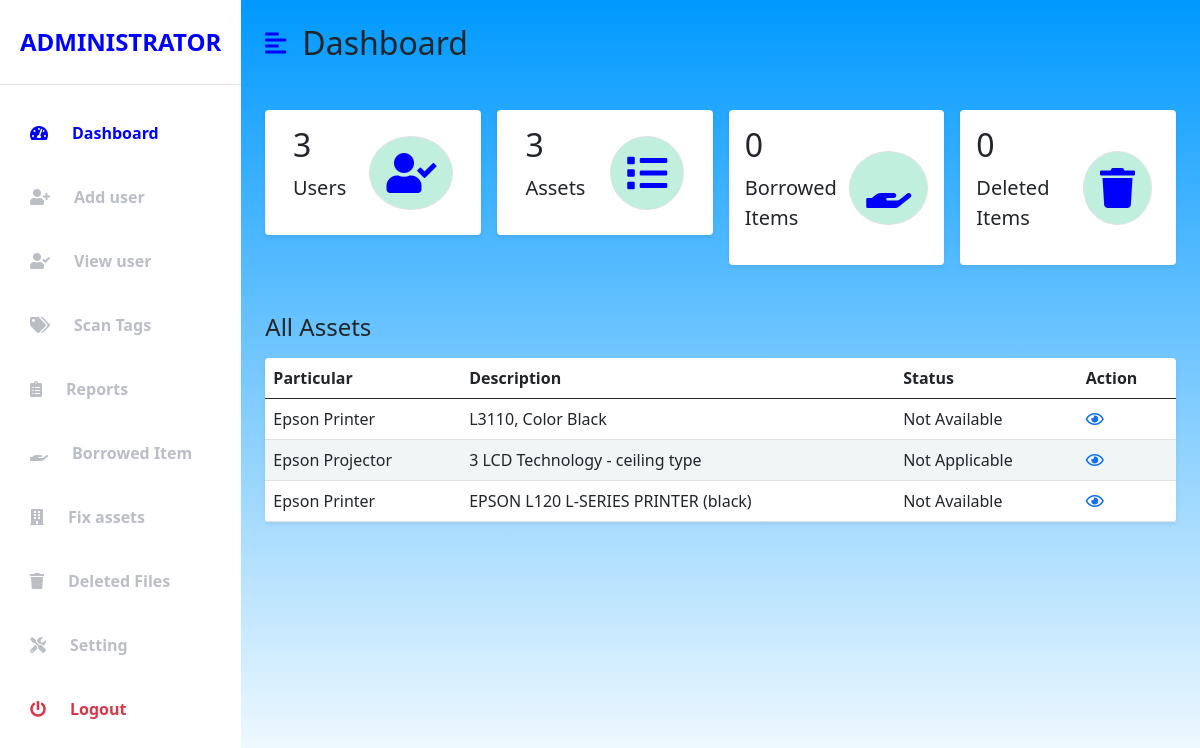
Page /admin.php (signed in) on the committed database.
### tables this page shows
CREATE TABLE `item` (
  `item_id` int(12) NOT NULL,
  `rfid` int(255) NOT NULL,
  `barcode` varchar(255) NOT NULL,
  `sn` varchar(255) NOT NULL,
  `pcode` varchar(255) NOT NULL,
  `particular` varchar(255) NOT NULL,
  `description` varchar(255) NOT NULL,
  `qty` int(255) NOT NULL,
  `amount` decimal(12,2) NOT NULL,
  `department` varchar(255) NOT NULL,
  `building` varchar(255) NOT NULL,
  `officeroom` varchar(255) NOT NULL,
  `issuedto` varchar(255) NOT NULL,
  `dateacq` varchar(255) NOT NULL,
  `licensed` int(255) NOT NULL,
  `status` varchar(255) NOT NULL,
  `remark` varchar(255) NOT NULL
);

### admin.php (the view, shortened to what this page needs)
<!DOCTYPE html>
<html lang="en">
<head>
    <link href="https://cdn.jsdelivr.net/npm/bootstrap@5.0.0-beta3/dist/css/bootstrap.min.css" rel="stylesheet" />
    <link rel="stylesheet" href="https://cdnjs.cloudflare.com/ajax/libs/font-awesome/5.15.3/css/all.min.css" />
    <link rel="stylesheet" href="css/admin.css" />
</head>
<body>
    <div class="d-flex" id="wrapper">
        <div class="bg-white" id="sidebar-wrapper">
            <div class="sidebar-heading text-center py-4 primary-text fs-4 fw-bold text-uppercase border-bottom">ADMINISTRATOR</div>
            <div class="list-group list-group-flush my-3">
                <a href="admin.php" 		class="list-group-item list-group-item-action bg-transparent second-text active"><i  class="fas fa-tachometer-alt me-4"></i>Dashboard</a>
                <a href="adminadduser.php" 	class="list-group-item list-group-item-action bg-transparent second-text fw-bold"><i class="fas fa-user-plus me-4"></i>Add user</a>
                <a href="adminviewuser.php" class="list-group-item list-group-item-action bg-transparent second-text fw-bold"><i class='fas fa-user-check me-4'></i>View user</a>
				<a href="adminscantags.php" class="list-group-item list-group-item-action bg-transparent second-text fw-bold"><i class="fa fa-tags me-4"></i></i>Scan Tags</a>
                <a href="#" 				class="list-group-item list-group-item-action bg-transparent second-text fw-bold"><i class='fas fa-clipboard-list me-4'></i>Reports</a>
                <a href="#" class="list-group-item list-group-item-action bg-transparent second-text fw-bold"><i class='fas fa-hand-holding me-4'></i>Borrowed Item</a>
                <a href="#" class="list-group-item list-group-item-action bg-transparent second-text fw-bold"><i class='fa fa-building me-4'></i></i>Fix assets</a>
                <a href="#" class="list-group-item list-group-item-action bg-transparent second-text fw-bold"><i class='fa fa-trash me-4'></i>Deleted Files</a>
                <a href="#" class="list-group-item list-group-item-action bg-transparent second-text fw-bold"><i class='fas fa-tools me-4'></i>Setting</a>
                <a href="logout.php" class="list-group-item list-group-item-action bg-transparent text-danger fw-bold"><i class="fas fa-power-off me-4"></i>Logout</a>
            </div>
        </div>
        <div id="page-content-wrapper">
            <nav class="navbar navbar-expand-lg navbar-light bg-transparent py-4 px-4">
                <div class="d-flex align-items-center">
                    <i class="fas fa-align-left primary-text fs-4 me-3" id="menu-toggle"></i>
                    <h2 class="fs-2 m-0">Dashboard</h2>
                </div>
            </nav>
            <div class="container-fluid px-4">
                <div class="row g-3 my-2">
                    <div class="col-md-3">
                        <div class="p-3 bg-white shadow-sm d-flex justify-content-around align-items-center rounded">
                            <div>
								<?php
								require('db.php');
								$query1=mysqli_query($con,"Select num from user") or die ("Database query failed: $query1" . mysqli_error());
								$count = mysqli_num_rows($query1);
								?>
								<h3 class="fs-2"><?php echo $count; ?></h3>
								<p class="fs-5">Users</p>
                            </div>
                            <i class="fas fa-user-check fs-1 primary-text border rounded-full secondary-bg p-3"></i>
                        </div>
                    </div>
                    <div class="col-md-3">
                        <div class="p-3 bg-white shadow-sm d-flex justify-content-around align-items-center rounded">
                            <div>
								<?php
								$query2=mysqli_query($con,"Select item_id from item") or die ("Database query failed: $query2" . mysqli_error());
								$count2 = mysqli_num_rows($query2);
								?>
                                <h3 class="fs-2"><?php echo $count2; ?></h3>
                                <p class="fs-5">Assets</p>
                            </div>
                            <i class="fa fa-list fs-1 primary-text border rounded-full secondary-bg p-3"></i>
                        </div>
                    </div>
                    <div class="col-md-3">
                        <div class="p-3 bg-white shadow-sm d-flex justify-content-around align-items-center rounded">
                            <div>
                                <h3 class="fs-2">0</h3>
                                <p class="fs-5">Borrowed Items</p>
                            </div>
                            <i class="fas fa-hand-holding fs-1 primary-text border rounded-full secondary-bg p-3"></i>
                        </div>
                    </div>
                    <div class="col-md-3">
                        <div class="p-3 bg-white shadow-sm d-flex justify-content-around align-items-center rounded">
                            <div>
                                <h3 class="fs-2">0</h3>
                                <p class="fs-5">Deleted Items</p>
                            </div>
                            <i class="fa fa-trash me-2 fs-1 primary-text border rounded-full secondary-bg p-3"></i>
                        </div>
                    </div>
                </div>
                <div class="row my-5">
                    <h3 class="fs-4 mb-3">All Assets</h3>
                    <div class="col">
                        <table class="table bg-white rounded shadow-sm  table-hover">
                            <thead>
                                <tr>
									<th scope="col">Particular</th>
									<th scope="col">Description</th>
									<th scope="col">Status</th>
									<th scope="col">Action</th>
                                </tr>
                            </thead>
                            <tbody>
                               	<?php
								$sql = "SELECT * FROM item";
								$result = $con->query($sql);
								if ($result->num_rows > 0) {
								while($row = $result->fetch_assoc()) {
								?>
								<td><?php echo $row['particular'];?></td>
								<td><?php echo $row['description'];?></td>
								<td><?php echo $row['status'];?></td>
								<td><a href="adminviewmore.php?item_id=<?php echo($row['item_id']);?>" /><i class="far fa-eye"></i></a></td></tr>
								<?php
								}
								echo "</tbody></table>";
								} else { echo "0 results"; }
								?>
                    </div>
                </div>
            </div>
        </div>
    </div>
</body>
</html>

### css/admin.css (style rules this page uses)
:root { --main-bg-color: #009d6; --main-text-color: blue; --second-text-color: #bbbec5; --second-bg-color: #c1efde; }
.primary-text { color: var(--main-text-color); }
.second-text { color: var(--second-text-color); }
.secondary-bg { background-color: var(--second-bg-color); }
.rounded-full { border-radius: 100%; }
#wrapper { overflow-x: hidden; background-image: linear-gradient(to bottom, #0099ff 0%, #fff 100%); }
#sidebar-wrapper { min-height: 100vh; margin-left: -15rem; -webkit-transition: margin 0.25s ease-out; -moz-transition: margin 0.25s ease-out; -o-transition: margin 0.25s ease-out; transition: margin 0.25s ease-out; }
#sidebar-wrapper .sidebar-heading { padding: 0.875rem 1.25rem; font-size: 1.2rem; }
#sidebar-wrapper .list-group { width: 15rem; }
#page-content-wrapper { min-width: 100vw; }
#menu-toggle { cursor: pointer; }
.list-group-item { border: none; padding: 20px 30px; }
.list-group-item.active { background-color: transparent; color: var(--main-text-color); font-weight: bold; border: none; }
@media (min-width: 768px) { #sidebar-wrapper { margin-left: 0; } }
@media (min-width: 768px) { #page-content-wrapper { min-width: 0; width: 100%; } }

### rows in the picture
item: particular "Epson Printer", description "L3110, Color Black", status "Not Available"
item: particular "Epson Projector", description "3 LCD Technology - ceiling type", status "Not Applicable"
item: particular "Epson Printer", description "EPSON L120 L-SERIES PRINTER (black)", status "Not Available"

### other values in the picture
$count "3"
$count2 "3"
